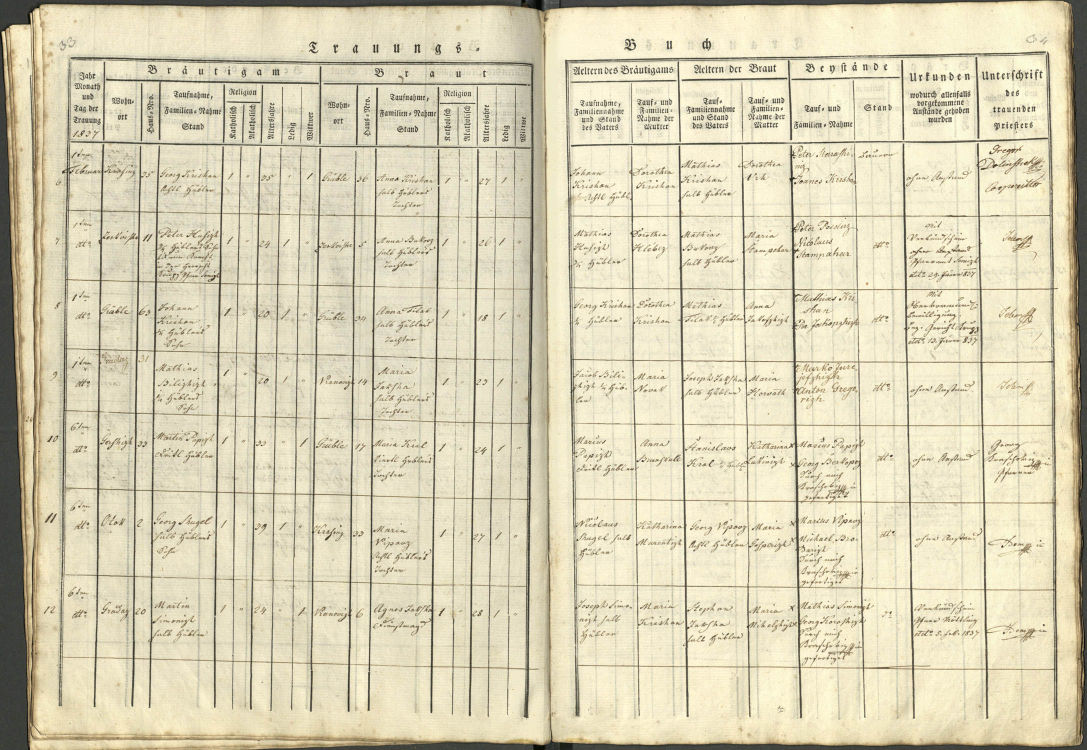
#> input picture research/issue17/p261-work/s18.jpg, 2173 x 1500 px, found by its file name (shown at 1/2 size)
$ python p262_bands.py
#> lines starting #> are read from the running program, lines starting #| are printed output that depends on the picture
from PIL import Image
im = Image.open("research/issue17/p261-work/s18.jpg")
#> im is the input picture: PIL image 2173x1500 RGB; mean R, G, B 216.8, 209.1, 181.1
out="research/issue17/p262-work/"
bands = {"r06":(280,440),"r07":(430,585),"r08":(575,730),"r09":(720,875),
         "r10":(865,1020),"r11":(1010,1165),"r12":(1155,1310),"r13":(1300,1462)}
for k,(y0,y1) in bands.items():
    for side,(x0,x1) in {"L":(100,1105),"R":(1085,2120)}.items():
        c=im.crop((x0,y0,x1,y1))
        c=c.resize((int(c.width*2),int(c.height*2)), Image.LANCZOS)
        c.save(out+k+side+".png")
#> this loop made 8 passes
#> pass 1, `c.save(out+k+side+".png")`:
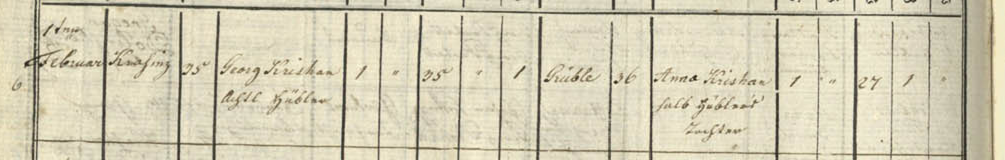
#> saved as r06L.png: PIL image 2010x320 RGB (shown at 1/2 size); mean R, G, B 211.8, 205.3, 180.4
#> pass 1, `c.save(out+k+side+".png")`:
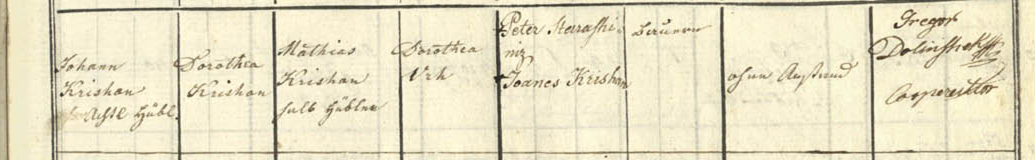
#> saved as r06R.png: PIL image 2070x320 RGB (shown at 1/2 size); mean R, G, B 231.1, 223.9, 195.5
#> pass 2, `c.save(out+k+side+".png")`:
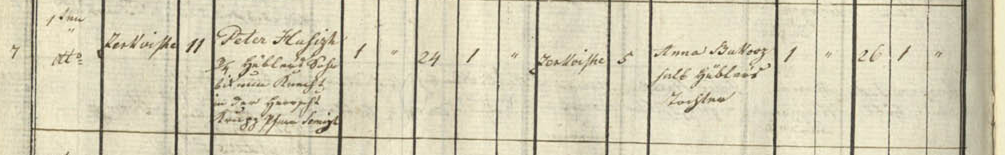
#> saved as r07L.png: PIL image 2010x310 RGB (shown at 1/2 size); mean R, G, B 212.5, 206, 180.8
#> pass 2, `c.save(out+k+side+".png")`:
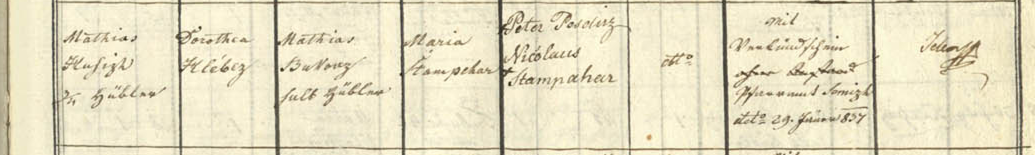
#> saved as r07R.png: PIL image 2070x310 RGB (shown at 1/2 size); mean R, G, B 229.9, 222.5, 194.2
#> after the loop:
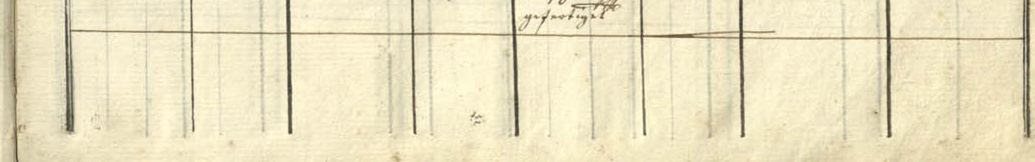
#> c: PIL image 2070x324 RGB (shown at 1/2 size); mean R, G, B 235.1, 225.9, 192.6
print("done")

$ run again, with research/issue17/p261-work/s17.jpg copied over research/issue17/p261-work/s18.jpg
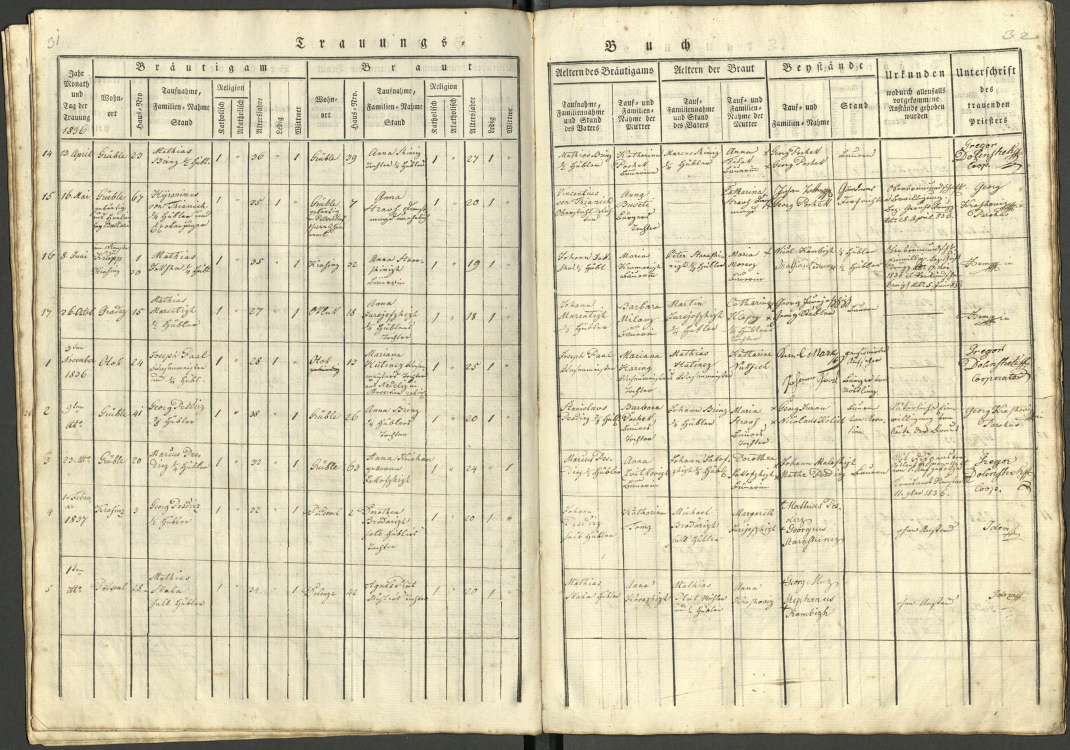
#> input picture research/issue17/p261-work/s17.jpg, 2139 x 1500 px, found by its file name (shown at 1/2 size)
#> im is the input picture: PIL image 2139x1500 RGB; mean R, G, B 213, 205, 176.9
#> the loop `for k,(y0,y1) in bands.items():` made 8 passes
#> pass 1, `c.save(out+k+side+".png")`:
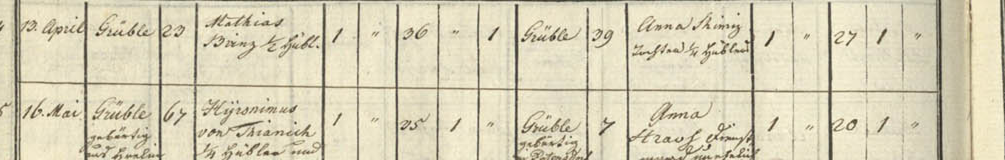
#> saved as r06L.png: PIL image 2010x320 RGB (shown at 1/2 size); mean R, G, B 216.4, 209.3, 183.2
#> after the loop `for k,(y0,y1) in bands.items():`:
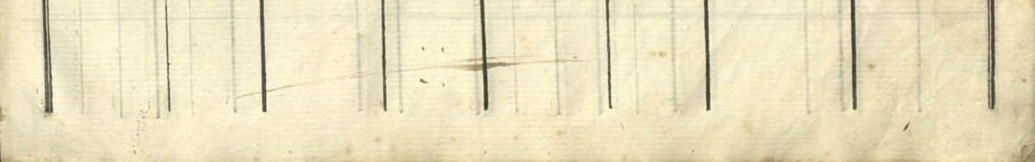
#> c: PIL image 2070x324 RGB (shown at 1/2 size); mean R, G, B 234.6, 224.5, 189.6

$ run again, with research/issue17/p261-work/s17_sliceA_L.png saved as research/issue17/p261-work/s18.jpg
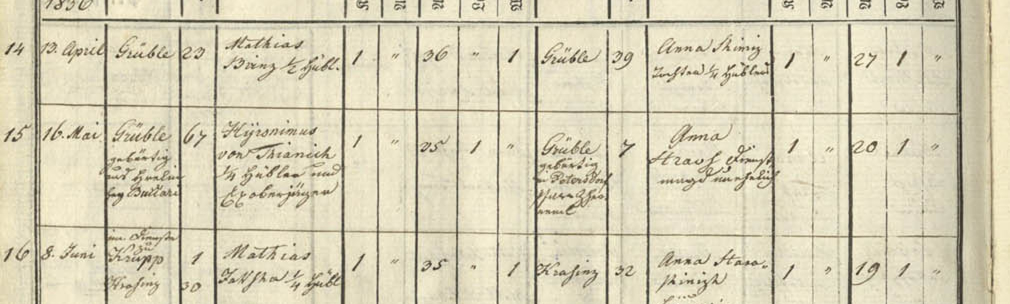
#> input picture research/issue17/p261-work/s17_sliceA_L.png, 2020 x 608 px, found by its file name (shown at 1/2 size)
#> im is the input picture: PIL image 2020x608 RGB; mean R, G, B 215.9, 208.9, 182.7
#> the loop `for k,(y0,y1) in bands.items():` made 8 passes
#> pass 1, `c.save(out+k+side+".png")`:
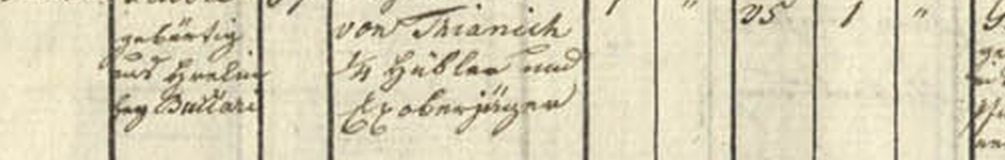
#> saved as r06L.png: PIL image 2010x320 RGB (shown at 1/2 size); mean R, G, B 217.3, 210, 183.5
#> pass 2, `c.save(out+k+side+".png")`:
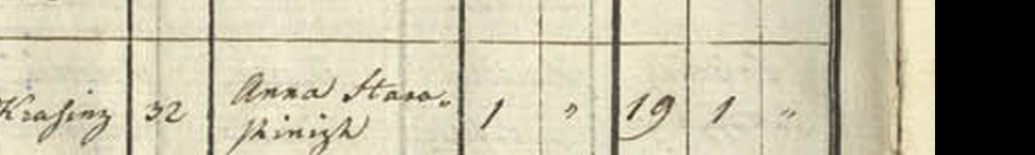
#> saved as r07R.png: PIL image 2070x310 RGB (shown at 1/2 size); mean R, G, B 193.7, 187.7, 164.4

$ run again, with research/issue17/p261-work/s17_sliceA_R.png saved as research/issue17/p261-work/s18.jpg
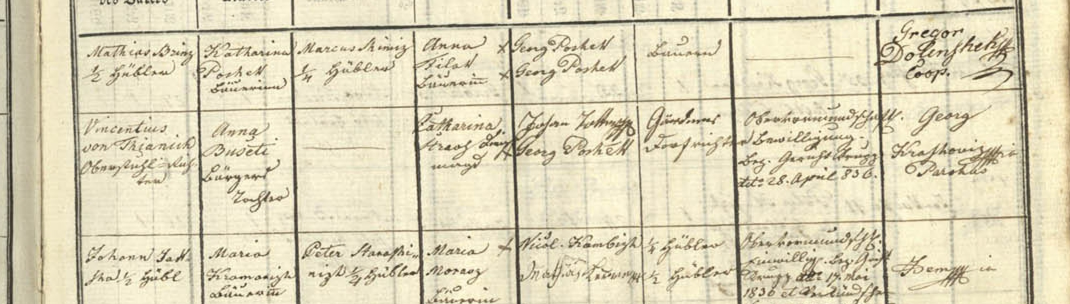
#> input picture research/issue17/p261-work/s17_sliceA_R.png, 2140 x 608 px, found by its file name (shown at 1/2 size)
#> im is the input picture: PIL image 2140x608 RGB; mean R, G, B 221.3, 213.3, 184.8
#> the loop `for k,(y0,y1) in bands.items():` made 8 passes
#> pass 1, `c.save(out+k+side+".png")`:
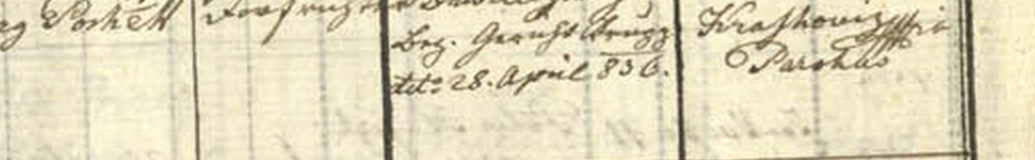
#> saved as r06R.png: PIL image 2070x320 RGB (shown at 1/2 size); mean R, G, B 225, 216.6, 187
#> pass 2, `c.save(out+k+side+".png")`:
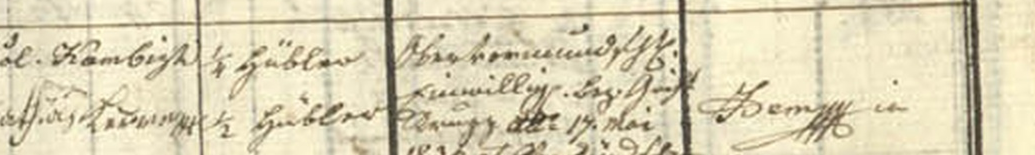
#> saved as r07R.png: PIL image 2070x310 RGB (shown at 1/2 size); mean R, G, B 219.1, 210.4, 180.7
